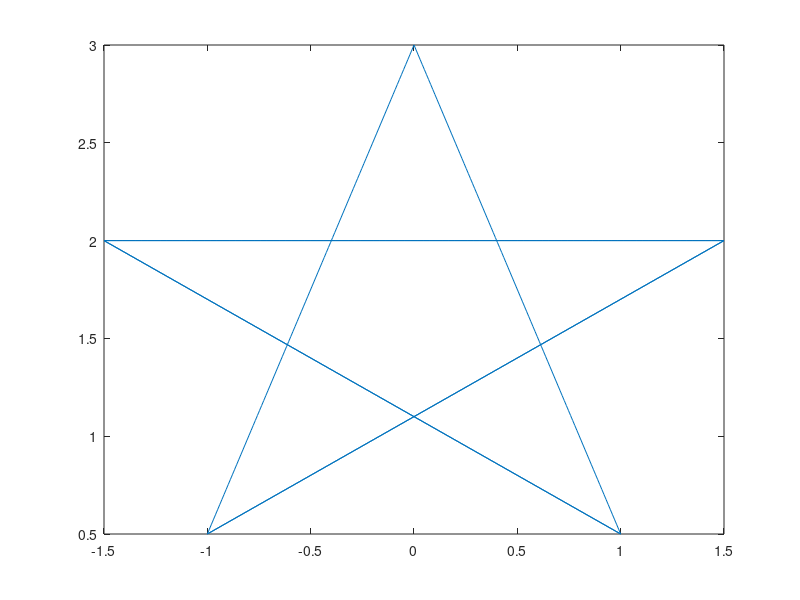
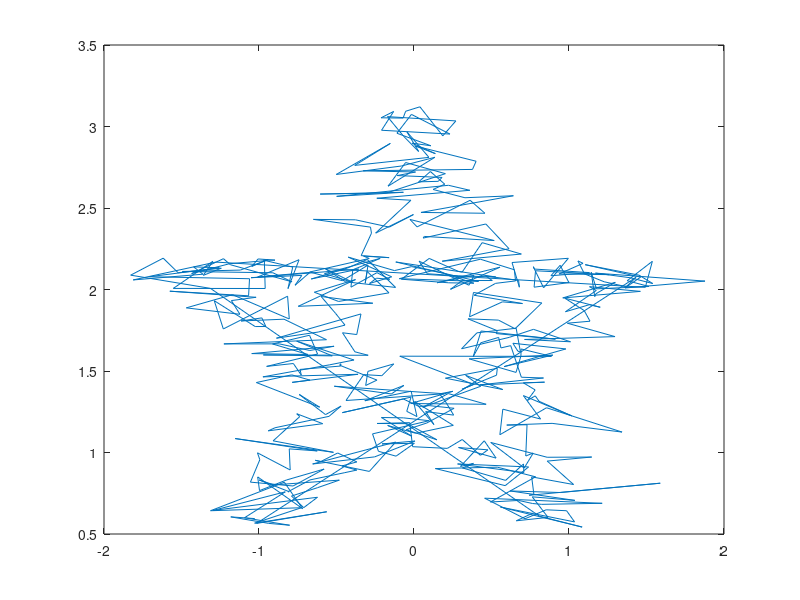

The MATLAB source for these figures, in order: (Note: this script raises an error after producing the figures.)
x = linspace(-1, 1.5, 100);
y = 3/5*x+11/10;

xa = linspace(-1.5, 1, 100);
ya = -3/5*xa+11/10;
x = [x xa];
y = [y ya];

xa = linspace(-1.5, 1.5, 100);
ya = 2 + zeros(1, 100);
x = [x xa];
y = [y ya];

xa = linspace(-1, 0, 100);
ya = 2.5*xa+3;
x = [x xa];
y = [y ya];

xa = linspace(0, 1, 100);
ya = -2.5*xa+3;
x = [x xa];
y = [y ya];

S = x+randn(size(x))/5;
T = y+rand(size(y))/5;

figure(1)
plot(x, y)

figure(2)
plot(S, T)
hold off

figure(3)
x_inv = f_eliminar_ruido(S, size(S,2), 0.5);
y_inv = f_eliminar_ruido(T, size(T,2), 0.5);
plot(x_inv, y_inv)